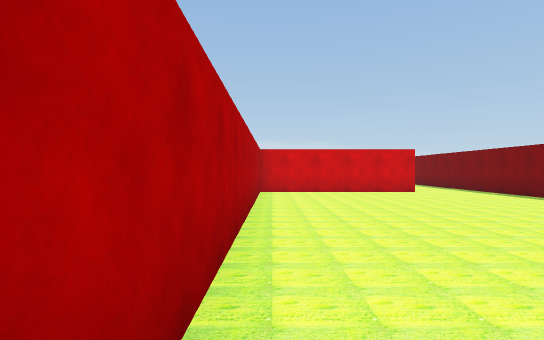
View 1 (above)

23 first-person views from a walk through a Unity game level. The camera is 1.4 m above the floor, looks level and sees 80° across. The floor is counted in squares, 2 m on a side. Each view is taken from the middle of a square. On the plan, view 1 faces up. The plan holds only what a view shows up to about 10 squares ahead; the rest is blank. The place goes on beyond the plan. The player character is not drawn.

View 2
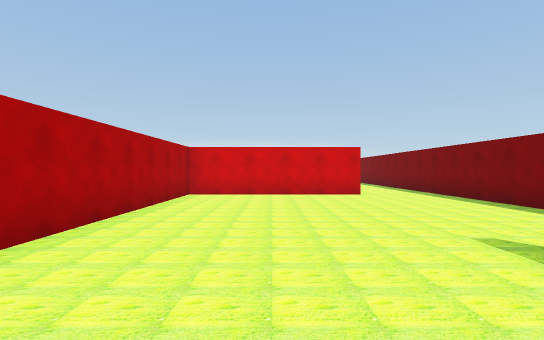

View 3
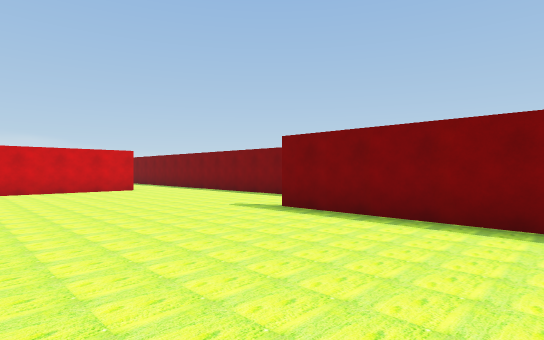

View 4
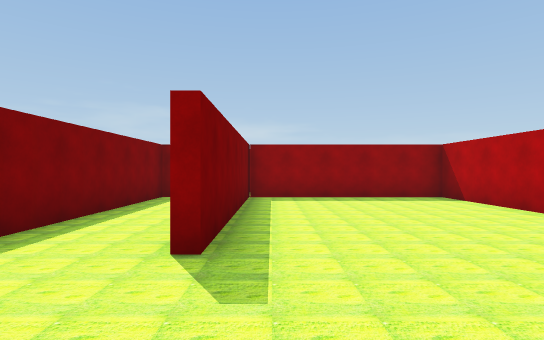

View 5
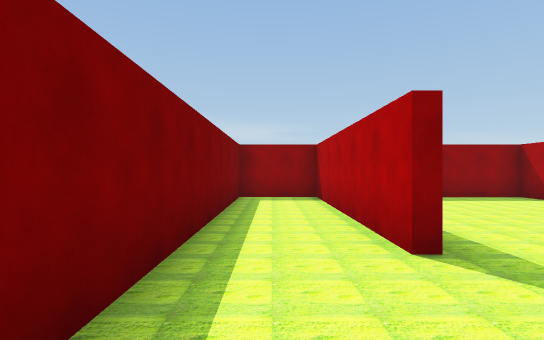

View 6
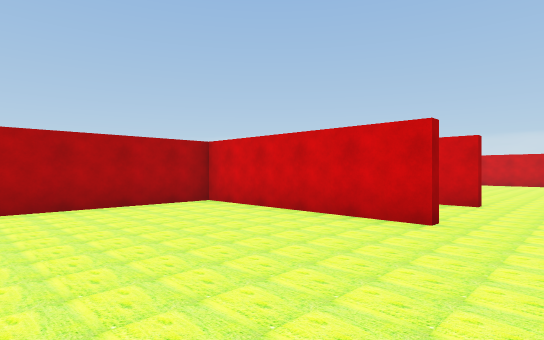

View 7
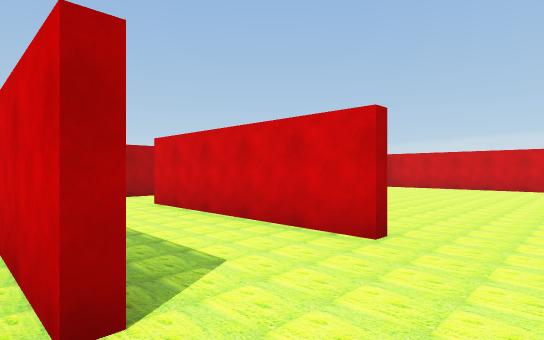

View 8
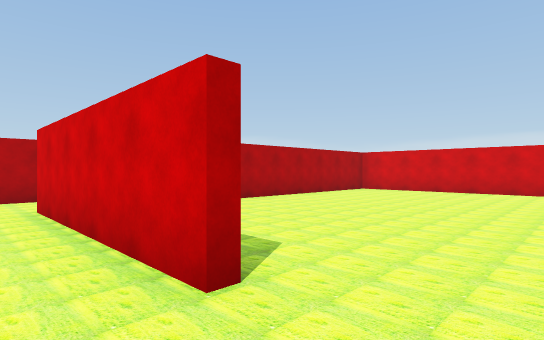

View 9
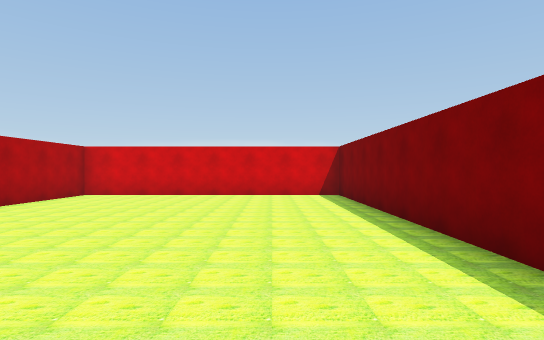

View 10
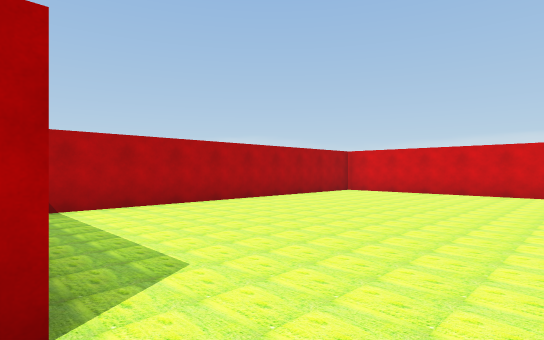

View 11
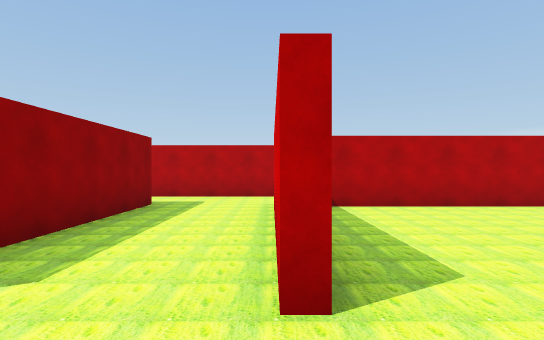

View 12
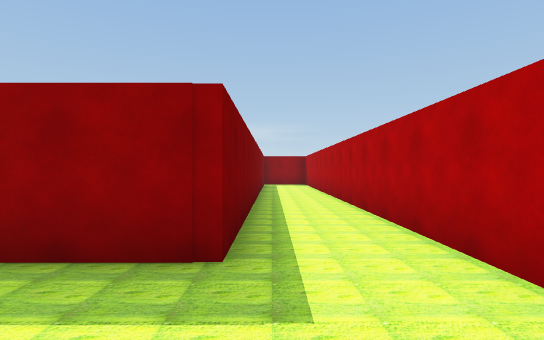

View 13
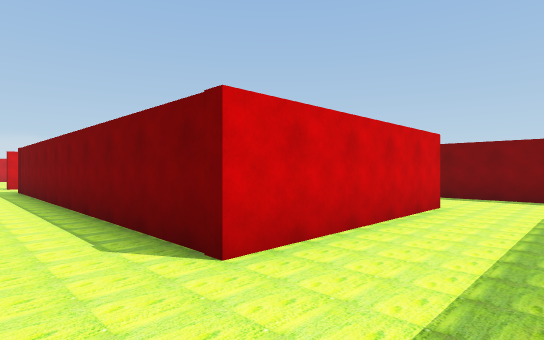

View 14
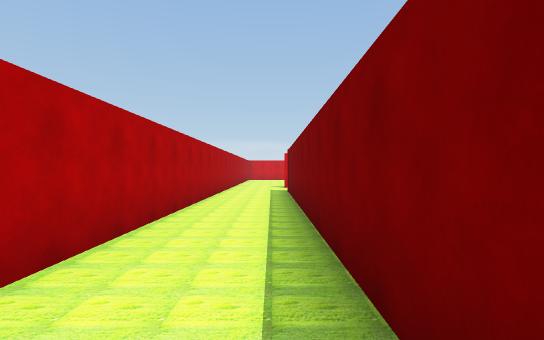

View 15
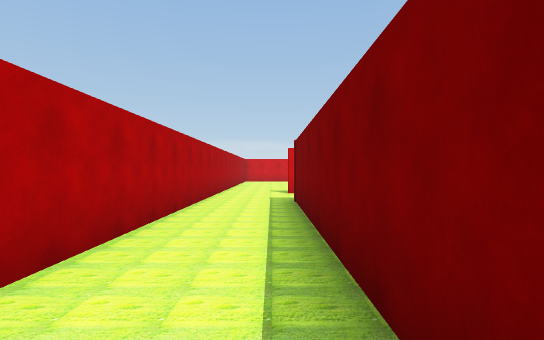

View 16
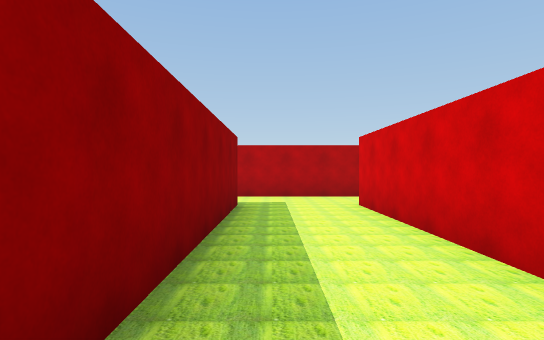

View 17
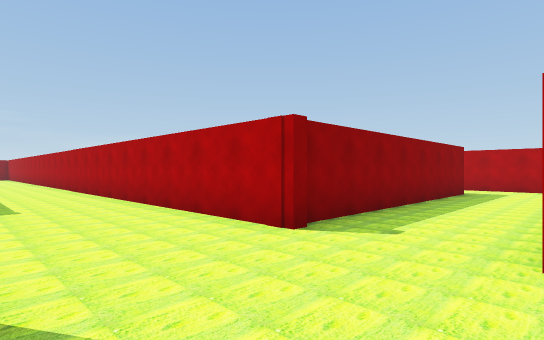

View 18
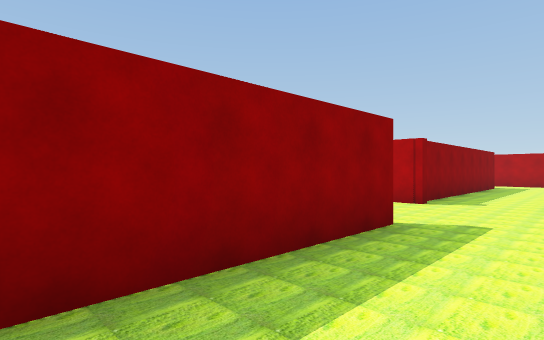

View 19
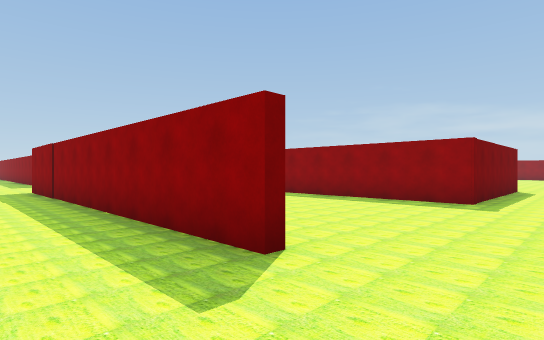

View 20
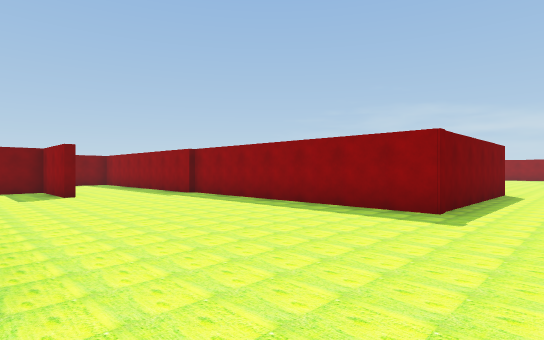

View 21
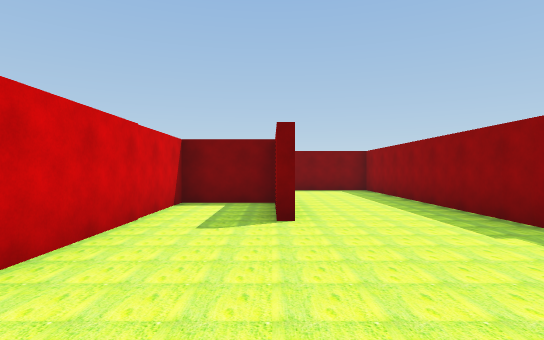

View 22
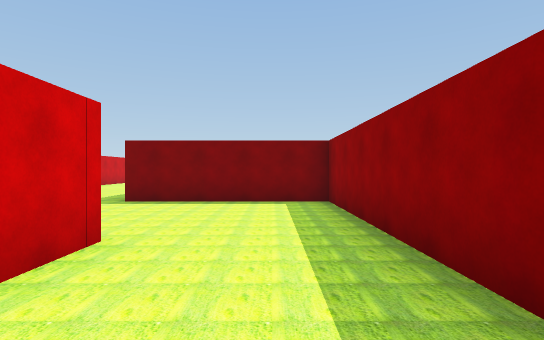

View 23
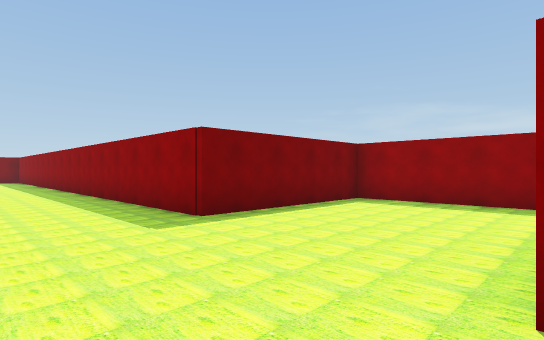

### Floor plan
Ten units are one square. View 1 is at (0, 0); x grows to the right and y downward. Boxes are objects, and circles mark ways between rooms. Rooms are numbered by the first view taken in them; rooms with no view inside come last. Other rooms are left out.
<svg viewBox="-31 -269 350 297">
<path fill="none" stroke="#000" d="M48 -34 48 23 68 23 68 -104M46 -103 -4 -103 -4 23 46 23 46 -34M99 -241 203 -241M71 -235 71 -225M205 -187 242 -187 242 -233 314 -233M40 -257 -5 -257M45 -130 -5 -130 -5 -233 68 -233M68 -104 68 -139M-26 -264 -26 -30M-5 -88 -5 -106 31 -106M68 -161 68 -231 -4 -231 -4 -141M169 -187 205 -187M174 -219 199 -219 199 -239 153 -239M71 -225 71 -148M202 -217 190 -217M98 -132 98 -185 168 -185"/>
<circle cx="55" cy="-110" r="3" fill="#2a7"/>
<circle cx="55" cy="-130" r="3" fill="#2a7"/>
<circle cx="210" cy="-205" r="3" fill="#2a7"/>
<circle cx="85" cy="-235" r="3" fill="#2a7"/>
<text x="30" y="-50">1</text>
<text x="150" y="-250">2</text>
<text x="30" y="-180">3</text>
<text x="130" y="-200">4</text>
</svg>
Room 1 opens to room 2. Room 2 opens to room 3. Room 2 opens to room 4.

Where each view was taken, in squares from view 1:
view 1: 0 up, 0 right, facing up
view 2: 1 up, 2 right, facing up
view 3: 1 down, 0 right, facing up-right
view 4: 6 up, 4 right, facing down
view 5: 6 up, 6 right, facing down
view 6: 6 up, 6 right, facing up-left
view 7: 10 up, 6 right, facing up-left
view 8: 12 up, 6 right, facing up-left
view 9: 14 up, 5 right, facing up
view 10: 13 up, 6 right, facing up-left
view 11: 13 up, 6 right, facing left
view 12: 13 up, 1 left, facing down
view 13: 11 up, 2 left, facing up-right
view 14: 13 up, 1 left, facing up
view 15: 16 up, 1 left, facing up
view 16: 24 up, 6 right, facing left
view 17: 26 up, 10 right, facing down-left
view 18: 26 up, 14 right, facing down-left
view 19: 26 up, 8 right, facing down-right
view 20: 24 up, 8 right, facing down-right
view 21: 22 up, 13 right, facing right
view 22: 20 up, 17 right, facing right
view 23: 26 up, 20 right, facing down-right
